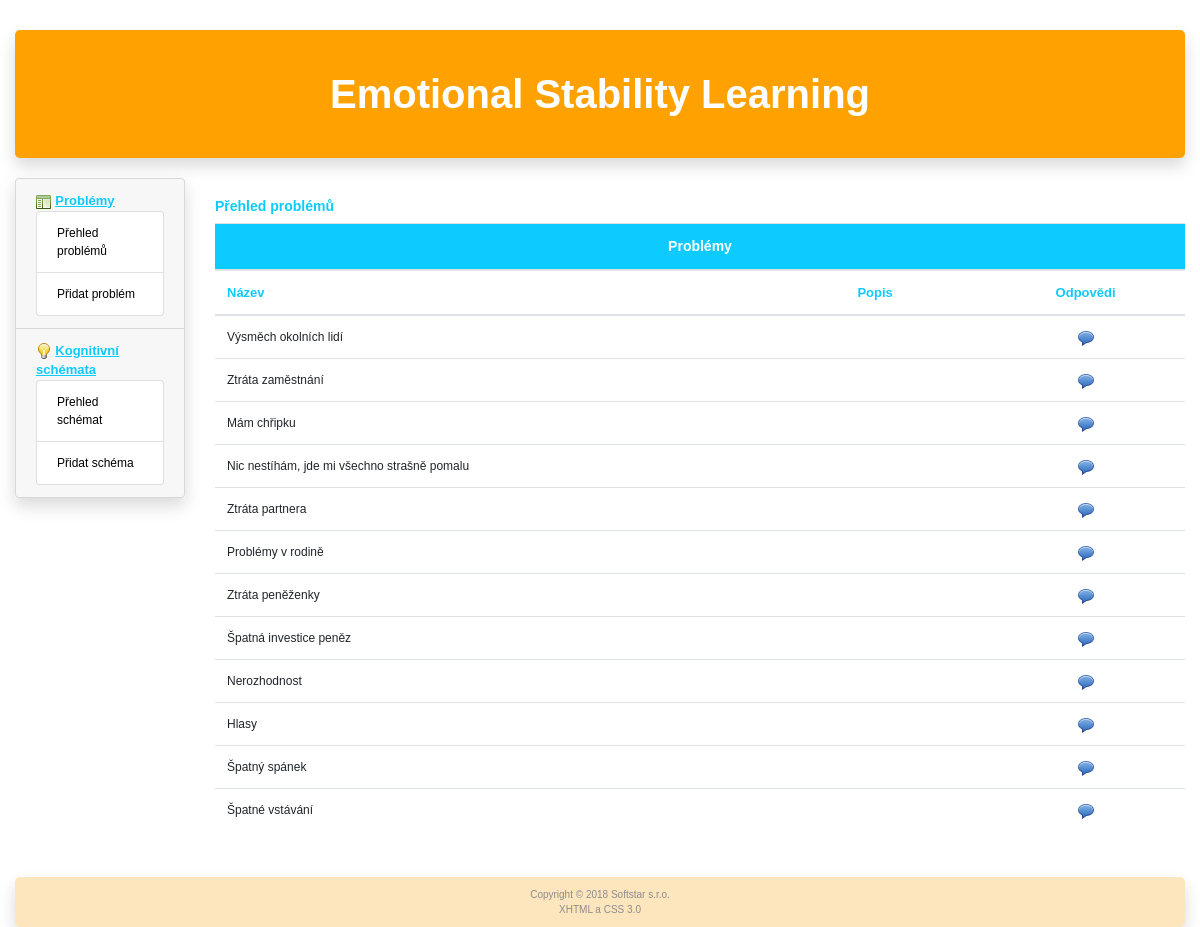
Screenshot of /problem-overview with the database file from the repository.
### tables this page shows
CREATE TABLE `problem` (
  `id` int(11) NOT NULL,
  `name` varchar(60) NOT NULL,
  `description` text,
  `deleted` int(1) NOT NULL DEFAULT '0'
);

### www/administrator/includes/controllers/RouterController.php (called while the page is built, shortened)
<?php
class RouterController extends Controller
{
  protected $controller;
  private function camelNotation($text)
  {
    $sentence = str_replace('-', ' ', $text);
    $sentence = ucwords($sentence);
    $sentence = str_replace(' ', '', $sentence);
    return $sentence;
  }
  private function parseURL($url)
  {
    $parsedURL = parse_url($url);
    $parsedURL["path"] = ltrim($parsedURL["path"], "/");
    $parsedURL["path"] = trim($parsedURL["path"]);
    $divPath = explode("/", $parsedURL["path"]);
    return $divPath;
  }
  public function ctrMain($parameters)
  {
    $parsedURL = $this->parseURL($parameters[0]);
    if (empty($parsedURL[0]))
    {
      $this->controller = new HomePageController();
    }
    else
    {
      $view = array_shift($parsedURL);
      $controllerClass = $this->camelNotation($view) . 'Controller';
      if (file_exists('./administrator/includes/controllers/' . $controllerClass . '.php'))
      {
        if ($view == 'error')
        {
          $this->controller = new $controllerClass('');
        }
        else
        {
          $this->controller = new $controllerClass;
        }
      }
      else
      {
        $this->controller= new ErrorController('Error 404: page not found');
      }
    }
    $this->controller->ctrMain($parsedURL);
    $this->view = 'layout';
  }
}
?>

### www/administrator/includes/index.php (called while the page is built, shortened)
<?php
  $router = RouterController::getInstance();
  $router->ctrMain(array($_SERVER['REQUEST_URI']));
  $router->showView();
?>

### www/administrator/includes/controllers/ProblemOverviewController.php (called while the page is built, shortened)
<?php
class ProblemOverviewController extends Controller
{
  public function ctrMain($parameters)
  {
    $model = model::getInstance();
    if ($model->ifconnected())
    {
      $problems = $model->selectAll("problem");
      $this->view = 'problemOverview';
    }
  }
}
?>

### www/administrator/models/model.php (called while the page is built, shortened)
<?php
  class model
  {
    private $db;
    static private $instance = null;
    static function getInstance()
    {
      if (self::$instance == null)
      {
        self::$instance = new model();
      }
      return self::$instance;
    }
    function __construct()
    {
      $this->db = new cdb();
    }
    function selectAll($table, $order = '')
    {
      $query = "select * from $table where deleted='0'";
      if ($order != '') {
        $query .= " order by $order;";
      }
      else
      {
        $query .= ';';
      }
      if (!$this->db->query($query))
      {
        RouterController::getInstance()->setError($this->db->get_error());
      }
      else
      {
        $i = 0;
        while ($item=$this->db->get_array())
        {
        if (!empty($item))
          {
            $arr[$i] = $item;
            $i++;
          }
        }
      }
      return $arr;
    }
  }
?>

### www/administrator/cfg/sql.php (called while the page is built)
<?php
  $this->server='localhost';
  $this->user='emotions';
  $this->password='3M0710n5@#';
  $this->db_name='emotions';
?>

### www/administrator/models/cdb.php (called while the page is built, shortened)
<?php
class cdb {
  private $data, $querystring, $error, $conn;
  public $server, $user, $password, $db_name;
  function __construct()
  {
    require("./administrator/cfg/sql.php");
    $this->conn = null;
  }
  function connect() {
    $options=array(
      PDO::ATTR_ERRMODE => PDO::ERRMODE_EXCEPTION,
      PDO::MYSQL_ATTR_INIT_COMMAND => "SET NAMES utf8"
      );
    try {
            $this->conn = @new PDO("mysql:host=".$this->server.";dbname=".$this->db_name, $this->user, $this->password, $options);
    } catch (PDOException $e) {
        $error = 'DB connection failed: ' . $e->getMessage();
    }
    return(1);
  }
  function query($dotaz) {
    try {
      $this->data=$this->conn->prepare($dotaz);
    } catch (PDOException $e) {
      $error = 'Preparation of query failed: ' . $e->getMessage();
      $this->data=null;
    }
    $parameters = array();
    try {
            $this->data->execute($parameters);
    } catch (PDOException $e) {
        $error = 'Execution of query failed: ' . $e->getMessage();
        $this->data=null;
    }
    if ($this->data) { return 1; }
    else  {return 0;}
  }
  function get_array() {
    $arr = array();
    if ($this->data) $arr = $this->data->fetch(PDO::FETCH_ASSOC);
    if (!empty($arr)) {return ($arr); }
    else { return 0; }
  }
};
?>

### www/administrator/includes/views/problemOverview.phtml (the view)
  <div class="col-sm-10">
    <h4>Přehled problémů</h4>
    <?php
      $num=count($problems);
      if (!$num) {
    ?>
    <div class="message">Nejsou uloženy žádné problémy</div>
    <?php
      } else {
    ?>
    <div class="table-responsive">
      <table class="table table-hover">
        <thead>
          <tr><th colspan="3" class="caption text-center">Problémy</th></tr>
          <tr><th>Název</th><th>Popis</th><th class="text-center">Odpovědi</th></tr>
        </thead>
        <tbody>
      <?php
        foreach ($problems as $problem) {
          if (!$problem['deleted']) {
      ?>
             <tr>
              <td><?php echo($problem['name']); ?></td>
              <td><?php echo($problem['description']); ?></td>
              <td class="text-center"><?php echo("<a href=\"http://".$this->siteName."/answer-overview/".$problem['id']."\">"); ?><img src="http://<?=$this->siteName?>/administrator/icons/comment.png" width="16" height="16" alt="answers"/></a></td>
              </tr>
          <?php
          }
        } ?>
        </tbody>
      </table>
    </div>
<?php }
    ?>
  </div>

### www/index.php (shortened to what this page needs)
<?php
  $uri = $_SERVER['REQUEST_URI'];
  if (preg_match('/\/administrator/', $uri))
  {
    require('./administrator/admin.php');
  }
  else
  {
    require('./administrator/includes/index.php');
  }
?>

### www/administrator/includes/controllers/Controller.php (shortened to what this page needs)
<?php
abstract class Controller
{
    protected $view = "";
	public function __construct()
	{
    $this->siteName = $_SERVER['SERVER_NAME'];
	}
  public function showView()
  {
    if ($this->view)
    {
      require("./administrator/includes/views/" . $this->view.".phtml");
    }
  }
}
?>

### www/administrator/includes/views/layout.phtml (shortened to what this page needs)
<!DOCTYPE html>
<html xmlns="http://www.w3.org/1999/xhtml" xml:lang="cs-cz" lang="cs-cz">
  <head>
    <link rel="stylesheet" href="https://maxcdn.bootstrapcdn.com/bootstrap/4.1.3/css/bootstrap.min.css">
    <link rel="stylesheet" href="http://<?=$this->siteName?>/css/style.css" type="text/css" />
  </head>
  <body>
    <div class="container-fluid margintop30">
      <div id="header" class="shadow">
        <a href="http://<?=$this->siteName?>"><h1>Emotional Stability Learning</h1></a>
      </div>
      <div class="row">
        <div class="col-sm-2" >
          <ul class="list-group shadow" id="left_panel">
          <li class="list-group-item"><div class="category">
            <img src="http://<?=$this->siteName?>/administrator/icons/application_side_list.png" width="16" height="16" alt="icon" /> <span class="title">Problémy</span><br />
            <ul class="list-group">
              <li class="list-group-item"><a href="http://<?=$this->siteName?>/problem-overview">Přehled problémů</a></li>
              <li class="list-group-item"><a href="http://<?=$this->siteName?>/problem-new">Přidat problém</a></li>
            </ul>
          </div></li>
          <li class="list-group-item"><div class="category">
            <img src="http://<?=$this->siteName?>/administrator/icons/lightbulb.png" width="16" height="16" alt="icon" /> <span class="title">Kognitivní schémata</span><br/>
            <ul class="list-group">
              <li class="list-group-item"><a href="http://<?=$this->siteName?>/c-schema-overview">Přehled schémat</a></li>
              <li class="list-group-item"><a href="http://<?=$this->siteName?>/c-schema-new">Přidat schéma</a></li>
            </ul>
          </div></li>
          </ul>
        </div>
      <?php
        $this->controller->showView();
      ?>
      </div>
      <div class="row"><div class="col-sm-12 margintop30">
        <div class="text-center shadow" id="footer">Copyright &copy; <?php date_default_timezone_set('Europe/Prague'); echo date("Y"); ?> <a href="http://www.softstar.cz">Softstar s.r.o.</a><br /><a href="http://validator.w3.org/check?uri=referer" title="" onclick="return !window.open(this.href);">XHTML</a> a <a href="http://jigsaw.w3.org/css-validator/check/referer" title="" onclick="return !window.open(this.href);">CSS 3.0</a></div>
      </div></div>
    </div>
  </body>
</html>

### www/css/style.css (style rules this page uses)
body { font-family: 'Helvetica CE','Arial CE',sans-serif; font-size: 12px; }
h4 { font-size: 14px; font-weight: bold; color: #0dcaff; margin-top: 20px; }
table thead tr th.caption { font-weight: bold; background-color:#0dcaff; color:white; font-size:14px; }
thead { font-size: 13px; font-weight: bold; color: #0dcaff; }
td a { text-decoration: none; color: black; }
#header { min-height: 128px; background-color: #ffa101; border-radius: 5px; font-size: 12px; padding:0; margin-bottom: 20px; text-align: center; vertical-align: center; }
#header h1 { width: 100%; margin: 0; padding: 40px 20px 20px 20px; color: white; font-weight: bold; text-align: center; }
#header a { color: white; text-decoration: none; }
#footer { position: relative; width: 100%; font-size: 10px; color: #8c8c8c; background-color: #fde5bd; padding: 10px; margin-top: 20px text-align: center; border-radius: 5px; }
#left_panel li { text-align: left; }
#footer a { color: #8c8c8c; }
#header a { color: white; }
#left_panel li { background-color: #f7f7f7; }
#left_panel li ul li { background-color: #ffffff; }
.category { margin-top: 0; }
.category .title { font-size: 13px; font-weight: bold; color: #0dcaff; text-decoration: underline; }
.category a { color:black; text-decoration: none; }
.margintop30 { margin-top: 30px; }

### rows the page displays
problem: name "Výsměch okolních lidí", deleted 0 (drawn)
problem: name "Ztráta zaměstnání", deleted 0 (drawn)
problem: name "Mám chřipku", deleted 0 (drawn)
problem: name "Nic nestíhám, jde mi všechno strašně pomalu", deleted 0 (drawn)
problem: name "Ztráta partnera", deleted 0 (drawn)
problem: name "Problémy v rodině", deleted 0 (drawn)
problem: name "Ztráta peněženky", deleted 0 (drawn)
problem: name "Špatná investice peněz", deleted 0 (drawn)
problem: name "Nerozhodnost", deleted 0 (drawn)
problem: name "Hlasy", deleted 0 (drawn)
problem: name "Špatný spánek", deleted 0 (drawn)
problem: name "Špatné vstávání", deleted 0 (drawn)
